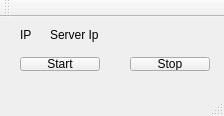
<?xml version="1.0" encoding="UTF-8"?>
<ui version="4.0">
 <class>MainWindow</class>
 <widget class="QMainWindow" name="MainWindow">
  <property name="geometry">
   <rect>
    <x>0</x>
    <y>0</y>
    <width>224</width>
    <height>116</height>
   </rect>
  </property>
  <property name="windowTitle">
   <string>MainWindow</string>
  </property>
  <widget class="QWidget" name="centralWidget">
   <widget class="QPushButton" name="pushButton">
    <property name="geometry">
     <rect>
      <x>20</x>
      <y>40</y>
      <width>80</width>
      <height>14</height>
     </rect>
    </property>
    <property name="text">
     <string>Start</string>
    </property>
   </widget>
   <widget class="QPushButton" name="pushButton_2">
    <property name="geometry">
     <rect>
      <x>130</x>
      <y>40</y>
      <width>80</width>
      <height>14</height>
     </rect>
    </property>
    <property name="text">
     <string>Stop</string>
    </property>
   </widget>
   <widget class="QLabel" name="label">
    <property name="geometry">
     <rect>
      <x>20</x>
      <y>10</y>
      <width>16</width>
      <height>16</height>
     </rect>
    </property>
    <property name="text">
     <string>IP</string>
    </property>
   </widget>
   <widget class="QLabel" name="label_2">
    <property name="geometry">
     <rect>
      <x>50</x>
      <y>10</y>
      <width>161</width>
      <height>16</height>
     </rect>
    </property>
    <property name="text">
     <string>Server Ip</string>
    </property>
   </widget>
  </widget>
  <widget class="QMenuBar" name="menuBar">
   <property name="geometry">
    <rect>
     <x>0</x>
     <y>0</y>
     <width>224</width>
     <height>17</height>
    </rect>
   </property>
  </widget>
  <widget class="QToolBar" name="mainToolBar">
   <attribute name="toolBarArea">
    <enum>TopToolBarArea</enum>
   </attribute>
   <attribute name="toolBarBreak">
    <bool>false</bool>
   </attribute>
  </widget>
  <widget class="QStatusBar" name="statusBar"/>
 </widget>
 <layoutdefault spacing="6" margin="11"/>
 <resources/>
 <connections/>
</ui>
